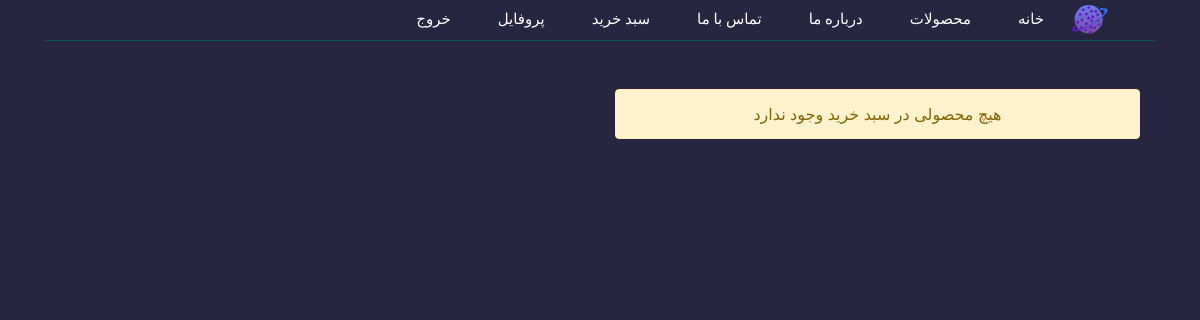
Before: /user-open-order/ (signed in) with the older database file.
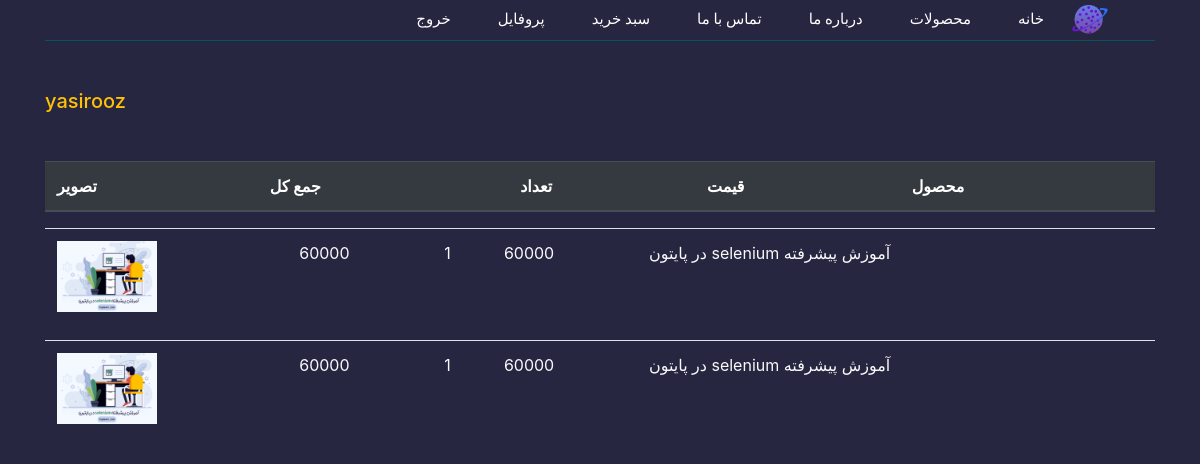
After: the same page with the newer database file.
### Shoping/models.py (models this page shows, shortened)
class Order(models.Model):
    owner = models.ForeignKey(User,on_delete=models.CASCADE)
    is_paid = models.BooleanField(verbose_name='پرداخت شده / نشده')
    payment_date = models.DateTimeField(blank=True,null=True,verbose_name='تاریخ پرداخت')
    def __str__(self):
        return str(self.owner)
    class Meta:
        verbose_name_plural = 'سبد های خرید کاربران'
        verbose_name = 'سبد خرید'

class OrderDetail(models.Model):
    order = models.ForeignKey(Order,on_delete=models.CASCADE,verbose_name='سبد خرید')
    product = models.ForeignKey(Product,on_delete=models.CASCADE,verbose_name='محصول')
    price = models.IntegerField(verbose_name='قیمت محصول')
    count = models.IntegerField(verbose_name='تعداد')
    def sum_price(self):
        return self.count * self.price
    class Meta:
        verbose_name_plural = 'اصلاعات جزئیات محصولات'
        verbose_name = 'جزئیات محصول'

class Product(models.Model):
    title = models.CharField(max_length=120,verbose_name="عنوان")
    description = models.TextField(verbose_name='توضیحات')
    price = models.IntegerField(verbose_name='قیمت')
    image = models.ImageField(upload_to='image/',blank=True,null=True,verbose_name='تصویر')
    active = models.BooleanField(verbose_name='فعال / غیرفعال',default=False)
    categories = models.ManyToManyField(Category,blank=True,verbose_name='دسته بندی ها')
    objects = ProdctManager()
    time = models.DateTimeField(auto_now_add=True,)
    def header(self):
        return self.title[:13] + '...'
    class Meta:
        verbose_name_plural = 'محصولات'  # --> for remove "s" on header page amdin
        verbose_name = 'محصولات'

### Shoping/views.py (the view)
# urls.py: path('user-open-order/',views.user_open_order,name='openOrder')
def user_open_order(request):
    context = {
        'order':None,
        'details':None
    }
    open_order:Order = Order.objects.filter(owner_id=request.user.id,is_paid=False).first()
    if open_order is not None:
        context['order'] = open_order
        context['details'] = open_order.orderdetail_set.all()
    return render(request,'user-open-order.html',context)

### templates/user-open-order.html (shortened to what this page needs)
{% extends 'base.html' %}
{% load static %}
{% block body %}
<div class="container">
    {% if order != None and details|length > 0 %}
        <h5 class="text-warning my-5">{{ order }}</h5>
        <table class="table">
            <thead class="thead-dark">
              <tr>
                  <th scope="col">محصول</th>
                  <th scope="col">قیمت</th>
                  <th scope="col">تعداد</th>
                  <th scope="col">جمع کل</th>
                  <th scope="col">تصویر</th>
              </tr>
            </thead>
        </table>
        {% for i in details %}
        <table class="table">
            <tbody >
              <tr >
                <td class="text-light">{{ i.product.title }}</td>
                <td class="text-light">{{ i.product.price }}</td>
                <td class="text-light">{{ i.count }}</td>
                <td class="text-light">{{ i.sum_price }}</td>
                <th scope="row"><img style="width: 100px;" src="{{ i.product.image.url }}" alt=""></th>
              </tr>
            </tbody>
        </table>
        {% endfor %}
    {% else %}
        <div class="col-md-6 my-5">
            <p class="alert alert-warning text-center">هیچ محصولی در سبد خرید وجود ندارد</p>
        </div>
    {% endif %}
</div>
{% endblock %}

### templates/base.html (shortened to what this page needs)
{% load static %}
<!DOCTYPE html>
<html lang="en">
<head>
    <link rel="stylesheet" href="https://cdn.jsdelivr.net/npm/bootstrap@4.6.0/dist/css/bootstrap.min.css">
    <link rel="stylesheet" href="{% static 'css/base.css' %}">
  </head>
<body>
    <div class="container">
        <ul class="nav">
          <li class="nav-item">
            <img src="{% static 'images/logo.svg' %}" alt="" class="logo">
          </li>
            <li class="nav-item">
              <a class="nav-link " href="{% url 'Shoping:home' %}">خانه</a>
            </li>
            <li class="nav-item">
              <a class="nav-link" href="{% url 'Shoping:ProductList' %}">محصولات</a>
            </li>
            <li class="nav-item">
              <a class="nav-link" href="{% url 'Shoping:about' %}">درباره ما</a>
            </li>
            <li class="nav-item">
              <a class="nav-link" href="{% url 'Shoping:contact' %}">تماس با ما</a>
            </li>
            {% if request.user.is_authenticated %}
            <li class="nav-item">
              <a class="nav-link" href="{% url 'Shoping:openOrder' %}">سبد خرید</a>
            </li>
            <li class="nav-item">
              <a class="nav-link" href="#">پروفایل</a>
            </li>
            <li class="nav-item">
              <a class="nav-link" href="{% url 'Shoping:logout' %}">خروج</a>
            </li>
            {% endif %}
          </ul>
    </div>
    {% block body %}
    {% endblock %}
</body>
</html>

### staticfiles/css/base.css (style rules this page uses)
body { direction: rtl; background-color: #272640; }
ul { background-color:rgba(252, 252, 252, 0); border-bottom: 1px #0b525b solid; }
ul .nav-link { font-family: cursive; color: #fff; margin-left: 15px; font-size: 15px; transition: .5s; }
.logo { padding: 5px; width: 50px; margin-left: 5px; }

Changed rows visible on the page:
added Order: owner.username "yasirooz"
added OrderDetail: product "آموزش پیشرفته selenium در پایتون", product.price "60000", count "1", sum_price "60000", product.image (picture)
added OrderDetail: product "آموزش پیشرفته selenium در پایتون", product.price "60000", count "1", sum_price "60000", product.image (picture)
Other visible differences:
text no longer shown: "هیچ محصولی در سبد خرید وجود ندارد"
text now shown: "محصول قیمت تعداد جمع کل تصویر"
